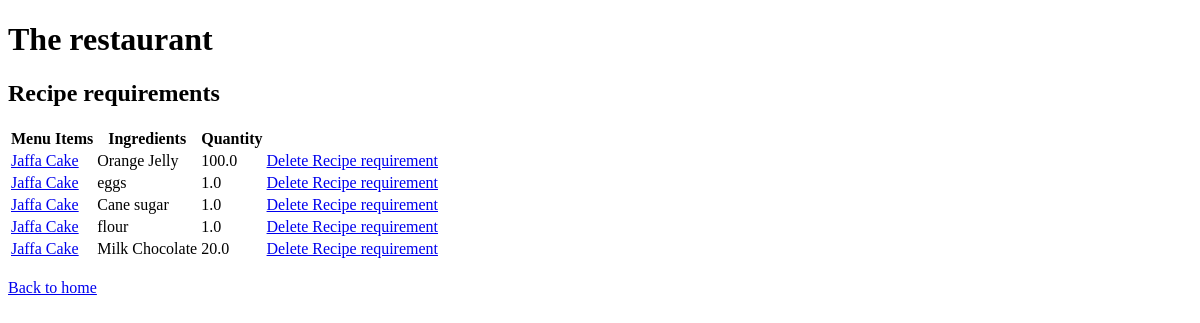
Before: /recipes/ with the older database file.
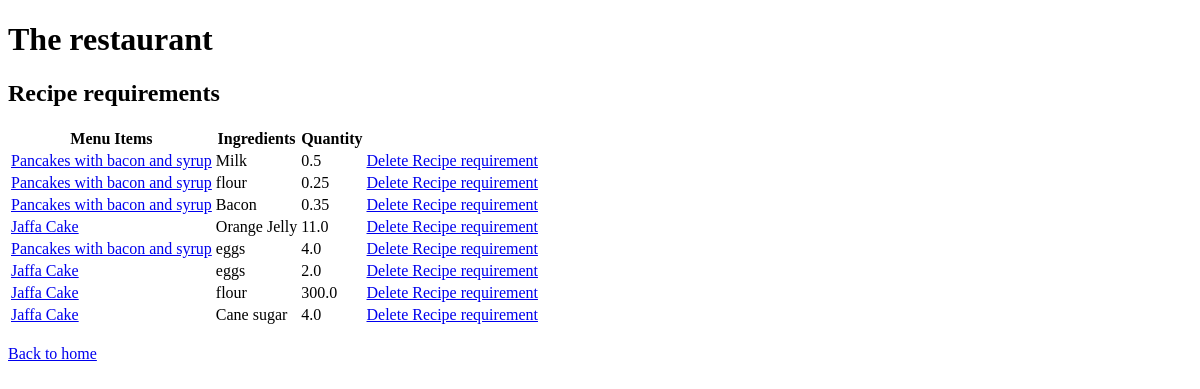
After: the same page with the newer database file.
### inventory/models.py (models this page shows, shortened)
class RecipeRequirement(models.Model):
    menu_item = models.ForeignKey(MenuItem, default=1, verbose_name= "menu items", on_delete=models.CASCADE)
    Ingredient = models.ForeignKey(Ingredient, default=1, verbose_name= "ingredients", on_delete=models.CASCADE)
    quantity = models.FloatField(default=0)

class MenuItem(models.Model):
    title = models.CharField(unique=True,max_length=30)
    price = models.FloatField(default=0)
    def __str__(self):
        return self.title

class Ingredient(models.Model):
    name = models.CharField(unique=True, max_length=300)
    quantity = models.FloatField(default=0)
    unit = models.CharField(max_length=20)
    unit_price = models.FloatField(default=0)
    def __str__(self):
        return f"{self.name}"

### inventory/views.py (the view)
# urls.py: path("recipes/", views.RecipeView.as_view(), name='recipes'),
class RecipeView(TemplateView):
    template_name = "recipes.html"
    def get_context_data(self, **kwargs):
        context = super().get_context_data(**kwargs)
        context["recipes"] = RecipeRequirement.objects.all()
        return context

### inventory/templates/recipes.html (shortened to what this page needs)
{% extends 'base.html' %} {% load static %} {% block title %}The restaurant{% endblock %}
{% block content %}
{% load mathfilters %}
<div>
    <h2>Recipe requirements</h2>
    <table>
      <thead>
        <tr>
          <th>Menu Items</th>
          <th>Ingredients</th>
          <th>Quantity</th>
        </tr>
      </thead>
      <tbody>
        {% for recipe in recipes %}
        <tr>
          <td><a href="{% url "updaterecipe" recipe.pk %}">{{ recipe.menu_item }}</a></td>
          <td>{{ recipe.Ingredient }}</td>
          <td>{{ recipe.quantity }}</td>
          <td><a href="{% url "deleterecipe" recipe.pk %}">Delete Recipe requirement</a></td>
        {% endfor %}
      </tbody>
    </table>
    <br>
    <a href="{% url 'home'%}">Back to home</a>
    {% endblock %}

Changed rows visible on the page:
removed RecipeRequirement: menu_item "Jaffa Cake", Ingredient "Orange Jelly", quantity "100.0"
removed RecipeRequirement: menu_item "Jaffa Cake", Ingredient "eggs", quantity "1.0"
removed RecipeRequirement: menu_item "Jaffa Cake", Ingredient "Cane sugar", quantity "1.0"
removed RecipeRequirement: menu_item "Jaffa Cake", Ingredient "flour", quantity "1.0"
removed RecipeRequirement: menu_item "Jaffa Cake", Ingredient "Milk Chocolate", quantity "20.0"
added RecipeRequirement: menu_item "Pancakes with bacon and syrup", Ingredient "Milk", quantity "0.5"
added RecipeRequirement: menu_item "Pancakes with bacon and syrup", Ingredient "flour", quantity "0.25"
added RecipeRequirement: menu_item "Pancakes with bacon and syrup", Ingredient "Bacon", quantity "0.35"
added RecipeRequirement: menu_item "Jaffa Cake", Ingredient "Orange Jelly", quantity "11.0"
added RecipeRequirement: menu_item "Pancakes with bacon and syrup", Ingredient "eggs", quantity "4.0"
added RecipeRequirement: menu_item "Jaffa Cake", Ingredient "eggs", quantity "2.0"
added RecipeRequirement: menu_item "Jaffa Cake", Ingredient "flour", quantity "300.0"
added RecipeRequirement: menu_item "Jaffa Cake", Ingredient "Cane sugar", quantity "4.0"
